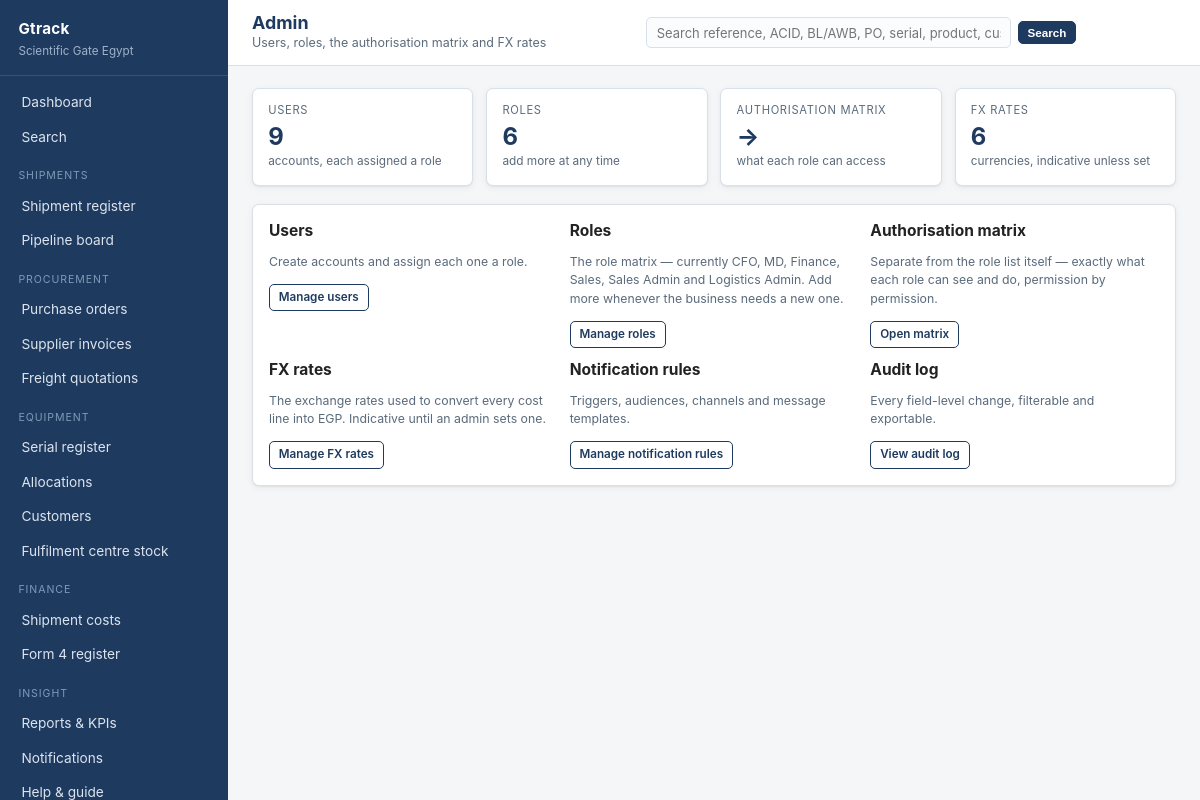
Page /admin/ (signed in) on the committed database.
### app/models.py (models this page shows, shortened)
class User(UserMixin, db.Model):
    __tablename__ = "users"
    id = db.Column(db.Integer, primary_key=True)
    name = db.Column(db.String(120), nullable=False)
    email = db.Column(db.String(160), unique=True, nullable=False)
    password_hash = db.Column(db.String(256))
    role_id = db.Column(db.Integer, db.ForeignKey("roles.id"))
    phone = db.Column(db.String(40))
    language = db.Column(db.String(5), default="en")   # "en" or "ar"
    is_active_flag = db.Column(db.Boolean, default=True)
    last_login = db.Column(db.DateTime)
    created_at = db.Column(db.DateTime, default=datetime.utcnow)
    role = db.relationship("Role", back_populates="users")
    customers = db.relationship("Customer", back_populates="sales_owner")
    @property
    def is_active(self):
        return bool(self.is_active_flag)
    def can(self, perm):
        return bool(self.role and self.role.has(perm))

### app/views/admin.py (the view)
@bp.route("/")
@permission_required("*")
def index():
    return render_template("admin/index.html",
                           user_count=User.query.count(),
                           role_count=Role.query.count(),
                           currency_count=len({c for c, in db.session.query(ExchangeRate.code).distinct()} | set(FX_RATES)))

### app/__init__.py (called while the page is built)
@login_manager.user_loader
def load_user(user_id):
    return db.session.get(User, int(user_id))

### app/auth.py (called while the page is built)
def permission_required(perm):
    def decorator(f):
        @wraps(f)
        @login_required
        def wrapper(*args, **kwargs):
            if not current_user.can(perm):
                abort(403)
            return f(*args, **kwargs)
        return wrapper
    return decorator

### app/i18n.py (called while the page is built)
def get_locale():
    if not has_request_context():
        return DEFAULT_LANGUAGE
    try:
        if current_user.is_authenticated and getattr(current_user, "language", None):
            if current_user.language in LANGUAGES:
                return current_user.language
    except Exception:
        pass
    lang = session.get("language")
    return lang if lang in LANGUAGES else DEFAULT_LANGUAGE

def is_rtl():
    return get_locale() in RTL_LANGUAGES

def direction():
    return "rtl" if is_rtl() else "ltr"

def t(text, **kwargs):
    if text is None:
        return ""
    lang = get_locale()
    entry = TRANSLATIONS.get(str(text))
    if entry:
        out = entry.get(lang) or entry.get("en") or text
    else:
        out = text
    if kwargs:
        try:
            out = out.format(**kwargs)
        except (KeyError, IndexError, ValueError):
            pass
    return out

### app/models.py (called while the page is built)
    def perm_list(self):
        return [p.strip() for p in (self.permissions or "").split(",") if p.strip()]

    def has(self, perm):
        perms = self.perm_list()
        return "*" in perms or perm in perms

    @property
    def name_label(self):
        from .i18n import t
        return t(self.role_name)

### app/templates/admin/index.html
{% extends "base.html" %}
{% block heading %}{{ t("Admin") }}{% endblock %}
{% block crumb %}{{ t("Users, roles, the authorisation matrix and FX rates") }}{% endblock %}
{% block content %}
<div class="tiles">
  <a class="tile" href="{{ url_for('admin.users') }}" style="display:block;color:inherit;text-decoration:none">
    <div class="lab">{{ t("Users") }}</div>
    <div class="val">{{ user_count }}</div>
    <div class="sub">{{ t("accounts, each assigned a role") }}</div>
  </a>
  <a class="tile" href="{{ url_for('admin.roles') }}" style="display:block;color:inherit;text-decoration:none">
    <div class="lab">{{ t("Roles") }}</div>
    <div class="val">{{ role_count }}</div>
    <div class="sub">{{ t("add more at any time") }}</div>
  </a>
  <a class="tile" href="{{ url_for('admin.authorisation') }}" style="display:block;color:inherit;text-decoration:none">
    <div class="lab">{{ t("Authorisation matrix") }}</div>
    <div class="val">→</div>
    <div class="sub">{{ t("what each role can access") }}</div>
  </a>
  <a class="tile" href="{{ url_for('admin.fx_rates') }}" style="display:block;color:inherit;text-decoration:none">
    <div class="lab">{{ t("FX rates") }}</div>
    <div class="val">{{ currency_count }}</div>
    <div class="sub">{{ t("currencies, indicative unless set") }}</div>
  </a>
</div>
<div class="card">
  <div class="card-body">
    <div class="grid c3">
      <div>
        <h3 style="margin:0 0 .3rem">{{ t("Users") }}</h3>
        <p class="small muted">{{ t("Create accounts and assign each one a role.") }}</p>
        <a class="btn sm ghost" href="{{ url_for('admin.users') }}">{{ t("Manage users") }}</a>
      </div>
      <div>
        <h3 style="margin:0 0 .3rem">{{ t("Roles") }}</h3>
        <p class="small muted">{{ t("The role matrix — currently CFO, MD, Finance, Sales, Sales Admin and Logistics Admin. Add more whenever the business needs a new one.") }}</p>
        <a class="btn sm ghost" href="{{ url_for('admin.roles') }}">{{ t("Manage roles") }}</a>
      </div>
      <div>
        <h3 style="margin:0 0 .3rem">{{ t("Authorisation matrix") }}</h3>
        <p class="small muted">{{ t("Separate from the role list itself — exactly what each role can see and do, permission by permission.") }}</p>
        <a class="btn sm ghost" href="{{ url_for('admin.authorisation') }}">{{ t("Open matrix") }}</a>
      </div>
      <div>
        <h3 style="margin:0 0 .3rem">{{ t("FX rates") }}</h3>
        <p class="small muted">{{ t("The exchange rates used to convert every cost line into EGP. Indicative until an admin sets one.") }}</p>
        <a class="btn sm ghost" href="{{ url_for('admin.fx_rates') }}">{{ t("Manage FX rates") }}</a>
      </div>
      <div>
        <h3 style="margin:0 0 .3rem">{{ t("Notification rules") }}</h3>
        <p class="small muted">{{ t("Triggers, audiences, channels and message templates.") }}</p>
        <a class="btn sm ghost" href="{{ url_for('admin.notification_rules') }}">{{ t("Manage notification rules") }}</a>
      </div>
      <div>
        <h3 style="margin:0 0 .3rem">{{ t("Audit log") }}</h3>
        <p class="small muted">{{ t("Every field-level change, filterable and exportable.") }}</p>
        <a class="btn sm ghost" href="{{ url_for('admin.audit') }}">{{ t("View audit log") }}</a>
      </div>
    </div>
  </div>
</div>
{% endblock %}

### app/templates/base.html (shortened to what this page needs)
<!doctype html>
<html lang="{{ locale }}" dir="{{ direction }}">
<head>
  <link rel="stylesheet" href="{{ url_for('static', filename='style.css') }}">
</head>
<body>
<div class="shell">
  <aside class="sidebar">
    <div class="brand">
      <div class="co">{{ app_name }}</div>
      <div class="sub">{{ org_name }}</div>
    </div>
    <nav class="nav">
      <a href="{{ url_for('dashboard.index') }}" class="{{ 'active' if (request.endpoint or '') == 'dashboard.index' }}">{{ t("Dashboard") }}</a>
      <a href="{{ url_for('search.index') }}" class="{{ 'active' if (request.endpoint or '') == 'search.index' }}">{{ t("Search") }}</a>
      <div class="group">{{ t("Shipments") }}</div>
      <a href="{{ url_for('shipments.index') }}" class="{{ 'active' if (request.endpoint or '') == 'shipments.index' }}">{{ t("Shipment register") }}</a>
      <a href="{{ url_for('shipments.board') }}" class="{{ 'active' if (request.endpoint or '') == 'shipments.board' }}">{{ t("Pipeline board") }}</a>
      {% if current_user.can('view_all') %}
      <div class="group">{{ t("Procurement") }}</div>
      <a href="{{ url_for('purchase_orders.index') }}" class="{{ 'active' if 'purchase_orders' in (request.endpoint or '') }}">{{ t("Purchase orders") }}</a>
      <a href="{{ url_for('finance.invoices') }}" class="{{ 'active' if (request.endpoint or '') == 'finance.invoices' }}">{{ t("Supplier invoices") }}</a>
      <a href="{{ url_for('finance.quotations') }}" class="{{ 'active' if (request.endpoint or '') == 'finance.quotations' }}">{{ t("Freight quotations") }}</a>
      {% endif %}
      <div class="group">{{ t("Equipment") }}</div>
      <a href="{{ url_for('assets.index') }}" class="{{ 'active' if (request.endpoint or '') == 'assets.index' }}">{{ t("Serial register") }}</a>
      <a href="{{ url_for('assets.allocations') }}" class="{{ 'active' if (request.endpoint or '') == 'assets.allocations' }}">{{ t("Allocations") }}</a>
      <a href="{{ url_for('assets.customers') }}" class="{{ 'active' if (request.endpoint or '') == 'assets.customers' }}">{{ t("Customers") }}</a>
      {% if current_user.can('view_all') %}
      <a href="{{ url_for('assets.hub_stock') }}" class="{{ 'active' if (request.endpoint or '') == 'assets.hub_stock' }}">{{ t("Fulfilment centre stock") }}</a>
      {% endif %}
      {% if current_user.can('view_all') or current_user.can('edit_cost') %}
      <div class="group">{{ t("Finance") }}</div>
      <a href="{{ url_for('finance.costs') }}" class="{{ 'active' if (request.endpoint or '') == 'finance.costs' }}">{{ t("Shipment costs") }}</a>
      <a href="{{ url_for('finance.bank_registrations') }}" class="{{ 'active' if (request.endpoint or '') == 'finance.bank_registrations' }}">{{ t("Form 4 register") }}</a>
      {% endif %}
      <div class="group">{{ t("Insight") }}</div>
      {% if current_user.can('view_reports') %}
      <a href="{{ url_for('reports.index') }}" class="{{ 'active' if (request.endpoint or '') == 'reports.index' }}">{{ t("Reports & KPIs") }}</a>
      {% endif %}
      <a href="{{ url_for('admin.notifications') }}" class="{{ 'active' if (request.endpoint or '') == 'admin.notifications' }}">{{ t("Notifications") }}</a>
      <a href="{{ url_for('help.index') }}" class="{{ 'active' if (request.endpoint or '') == 'help.index' }}">{{ t("Help & guide") }}</a>
    </nav>
  </aside>
  <div class="main">
    <div class="topbar">
      <div style="min-width:0">
        <h1 style="font-size:1.12rem;margin:0">{% block heading %}{% endblock %}</h1>
        <div class="crumb">{% block crumb %}{% endblock %}</div>
      </div>
      <form method="get" action="{{ url_for('search.index') }}" class="topsearch">
        <input type="text" name="q" value="{{ request.args.get('q', '') if (request.endpoint or '') == 'search.index' }}"
               placeholder="{{ t('Search reference, ACID, BL/AWB, PO, serial, product, customer…') }}"
               aria-label="{{ t('Search') }}">
        <button class="btn sm" type="submit">{{ t("Search") }}</button>
      </form>
    </div>
    <div class="content">
      {% block content %}{% endblock %}
    </div>
  </div>
</div>
</body>
</html>

### app/static/style.css (style rules this page uses)
:root { --navy:#1f3a5f; --navy-dark:#152a45; --maroon:#8a2f2f; --olive:#4a5a3a; --amber:#c07a1f; --green:#2f7a4f; --ink:#222; --muted:#5b6b7c; --line:#d9e0e7; --line-soft:#e8edf1; --bg:#f4f6f8; --card:#fff; --radius:7px; --shadow:0 1px 2px rgba(16,32,52,.06), 0 2px 8px rgba(16,32,52,.05); }
* { box-sizing:border-box }
body { margin:0;font:14px/1.5 -apple-system,BlinkMacSystemFont,"Segoe UI",Roboto,Helvetica,Arial,sans-serif; color:var(--ink);background:var(--bg);-webkit-font-smoothing:antialiased }
a { color:var(--navy);text-decoration:none }
h1,h2,h3,h4 { margin:0 0 .5rem;line-height:1.25 }
h1 { font-size:1.5rem;color:var(--navy) }
h3 { font-size:.97rem;color:var(--ink) }
.shell { display:flex;min-height:100vh }
.sidebar { width:228px;flex:0 0 228px;background:var(--navy);color:#dbe4ee;display:flex;flex-direction:column;position:sticky;top:0;height:100vh;overflow-y:auto }
.brand { padding:1.1rem 1.15rem .9rem;border-bottom:1px solid rgba(255,255,255,.11) }
.brand .co { font-weight:700;color:#fff;font-size:.95rem;letter-spacing:.02em }
.brand .sub { font-size:.73rem;color:#9db2cb;margin-top:.15rem }
.nav { padding:.6rem 0;flex:1 }
.nav .group { font-size:.66rem;text-transform:uppercase;letter-spacing:.09em;color:#7f9ab8;padding:.85rem 1.15rem .3rem }
.nav a { display:block;padding:.44rem 1.15rem;color:#dbe4ee;font-size:.855rem;border-left:3px solid transparent }
.main { flex:1;min-width:0;display:flex;flex-direction:column }
.topbar { background:#fff;border-bottom:1px solid var(--line);padding:.75rem 1.5rem;display:flex; align-items:center;gap:1rem;justify-content:space-between;position:sticky;top:0;z-index:20 }
.topbar .crumb { font-size:.78rem;color:var(--muted) }
.content { padding:1.35rem 1.5rem 3rem;flex:1 }
.card { background:var(--card);border:1px solid var(--line);border-radius:var(--radius); box-shadow:var(--shadow);margin-bottom:1.15rem;overflow:hidden }
.card-body { padding:1rem }
.tiles { display:grid;grid-template-columns:repeat(auto-fit,minmax(158px,1fr));gap:.8rem;margin-bottom:1.15rem }
.tile { background:#fff;border:1px solid var(--line);border-radius:var(--radius);padding:.85rem .95rem;box-shadow:var(--shadow) }
.tile .lab { font-size:.7rem;text-transform:uppercase;letter-spacing:.06em;color:var(--muted);margin-bottom:.3rem }
.tile .val { font-size:1.5rem;font-weight:700;color:var(--navy);line-height:1.1;font-variant-numeric:tabular-nums }
.tile .sub { font-size:.74rem;color:var(--muted);margin-top:.2rem }
.btn { display:inline-block;padding:.42rem .8rem;border-radius:5px;border:1px solid var(--navy); background:var(--navy);color:#fff;font-size:.8rem;font-weight:600;cursor:pointer;text-align:center }
.btn.ghost { background:#fff;color:var(--navy) }
.btn.sm { padding:.25rem .55rem;font-size:.73rem }
input[type=text],input[type=email],input[type=password],input[type=number],input[type=date], input[type=file],select,textarea { width:100%;padding:.42rem .55rem;border:1px solid var(--line);border-radius:5px;font-size:.83rem; font-family:inherit;background:#fff;color:var(--ink) }
.grid { display:grid;gap:.75rem }
.grid.c3 { grid-template-columns:repeat(3,minmax(0,1fr)) }
.muted { color:var(--muted) }
.small { font-size:.77rem }
.topsearch { display:flex;gap:.4rem;align-items:center;flex:1;max-width:430px;min-width:0 }
.topsearch input { flex:1;min-width:0;padding:.38rem .6rem;font-size:.81rem; border:1px solid var(--line);border-radius:5px;background:#fbfcfd }

### rows in the picture
User: is_active_flag+language "Dashboard", is_active_flag+language "Search", is_active_flag+language "SHIPMENTS", is_active_flag+language "Shipment register", is_active_flag+language "Pipeline board", is_active_flag+language "PROCUREMENT", is_active_flag+language "Purchase orders", is_active_flag+language "Supplier invoices", is_active_flag+language "Freight quotations", is_active_flag+language "EQUIPMENT", is_active_flag+language "Serial register", is_active_flag+language "Allocations", is_active_flag+language "Customers", is_active_flag+language "Fulfilment centre stock", is_active_flag+language "FINANCE", is_active_flag+language "Shipment costs", is_active_flag+language "Form 4 register", is_active_flag+language "INSIGHT", is_active_flag+language "Reports & KPIs", is_active_flag+language "Notifications", is_active_flag+language "Help & guide", is_active_flag+language "Admin", is_active_flag+language "Users, roles, the authorisation matrix and FX rates", q "Search reference, ACID, BL/AWB, PO, serial, product, customer…", is_active_flag+language "USERS", is_active_flag+language "accounts, each assigned a role", is_active_flag+language "ROLES", is_active_flag+language "add more at any time", is_active_flag+language "AUTHORISATION MATRIX", is_active_flag+language "what each role can access", is_active_flag+language "FX RATES", is_active_flag+language "currencies, indicative unless set", is_active_flag+language "Users", is_active_flag+language "Create accounts and assign each one a role.", is_active_flag+language "Manage users", is_active_flag+language "Roles", is_active_flag+language "The role matrix — currently CFO, MD, Finance, Sales, Sales Admin and Logistics Admin. Add more whenever the business needs a new one.", is_active_flag+language "Manage roles", is_active_flag+language "Authorisation matrix", is_active_flag+language "Separate from the role list itself — exactly what each role can see and do, permission by permission.", is_active_flag+language "Open matrix", is_active_flag+language "FX rates", is_active_flag+language "The exchange rates used to convert every cost line into EGP. Indicative until an admin sets one.", is_active_flag+language "Manage FX rates", is_active_flag+language "Notification rules", is_active_flag+language "Triggers, audiences, channels and message templates.", is_active_flag+language "Manage notification rules", is_active_flag+language "Audit log", is_active_flag+language "Every field-level change, filterable and exportable.", is_active_flag+language "View audit log"

### other values in the picture
{{ app_name }} "Gtrack"
{{ org_name }} "Scientific Gate Egypt"
{{ user_count }} "9"
{{ role_count }} "6"
{{ currency_count }} "6"
